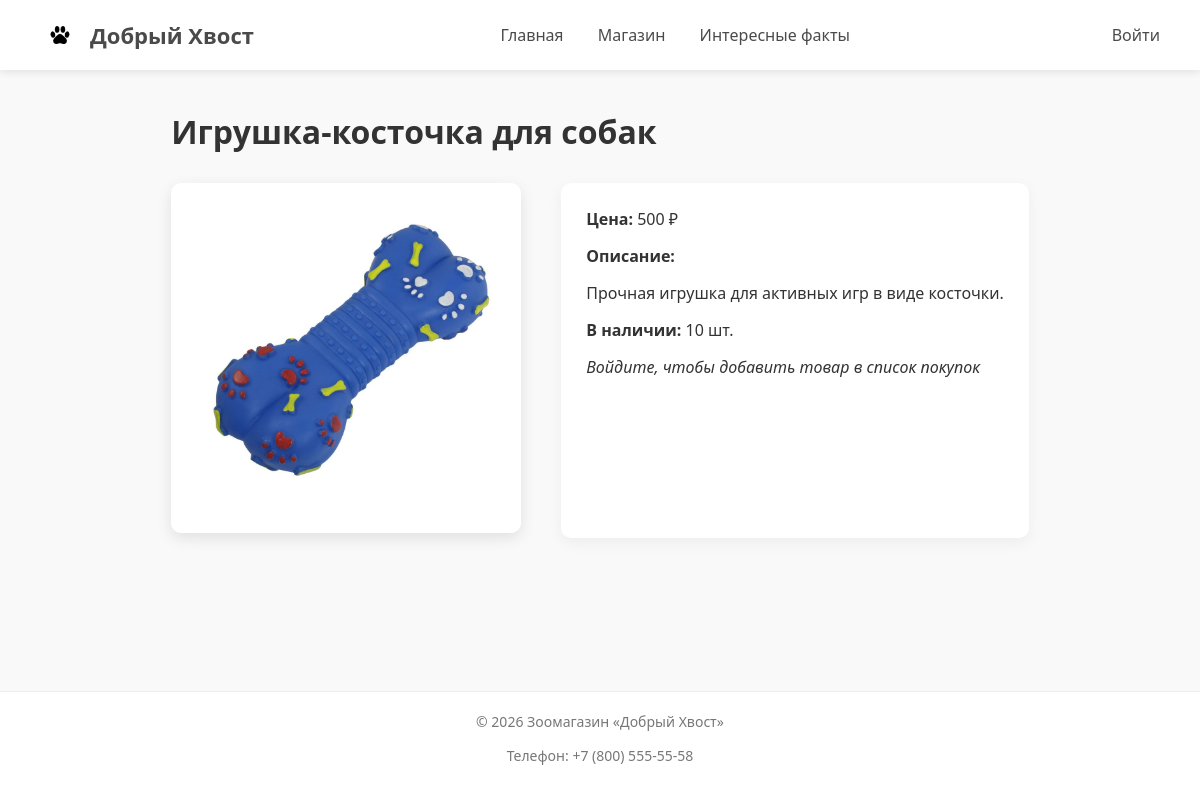
The app's page /product.php?id=3 with its own data.
### tables this page shows
CREATE TABLE `products` (
  `id` int(11) NOT NULL,
  `name` varchar(100) DEFAULT NULL,
  `price` int(11) DEFAULT NULL,
  `image` varchar(255) DEFAULT NULL,
  `short_desc` varchar(255) DEFAULT NULL,
  `full_desc` text DEFAULT NULL,
  `quantity` int(11) DEFAULT NULL
);

### product.php (the view)
<?php
include "header.php";
include "db.php";
$id = $_GET['id'];
$query = "SELECT * FROM products WHERE id = $id";
$result = mysqli_query($mysql, $query);
$product = mysqli_fetch_assoc($result);
?>
<main class="content">
    <h1><?= $product['name'] ?></h1>
    <div class="product-page">
        <div class="product-image">
            <img src="images/<?= $product['image'] ?>" alt="">
        </div>
        <div class="product-info">
            <p><strong>Цена:</strong> <?= $product['price'] ?> ₽</p>
            <p><strong>Описание:</strong></p>
            <p><?= $product['full_desc'] ?></p>
            <p><strong>В наличии:</strong> <?= $product['quantity'] ?> шт.</p>
            <?php if (isset($_SESSION['user'])): ?>
                <button class="btn add-to-cart" data-id="<?= $product['id'] ?>">
                    Добавить в список покупок
                </button>
                <p id="cart-message"></p>
            <?php else: ?>
                <p><em>Войдите, чтобы добавить товар в список покупок</em></p>
            <?php endif; ?>
        </div>
    </div>
</main>
<?php
    include "footer.php";
?>

### style.css (style rules this page uses)
* { box-sizing: border-box; margin: 0; padding: 0; font-family: 'Segoe UI', Tahoma, Geneva, Verdana, sans-serif; }
html, body { height: 100%; background-color: #f9f9f9; color: #333; }
body { display: flex; flex-direction: column; min-height: 100vh; }
main { flex: 1; padding: 40px 20px; max-width: 1200px; margin: 0 auto; }
h1, h2 { color: #333; margin-bottom: 20px; }
p { margin-bottom: 15px; }
.product-page { display: flex; gap: 40px; margin-top: 30px; flex-wrap: wrap; }
.product-image img { width: 350px; height: 350px; object-fit: cover; border-radius: 10px; box-shadow: 0 5px 15px rgba(0,0,0,0.1); }
.product-info { flex: 1; background-color: #fff; padding: 25px; border-radius: 10px; box-shadow: 0 5px 15px rgba(0,0,0,0.05); }
img { max-width: 100%; height: auto; }

### records on screen
products: name "Игрушка-косточка для собак", image (picture), price "500", full_desc "Прочная игрушка для активных игр в виде косточки.", quantity "10"
